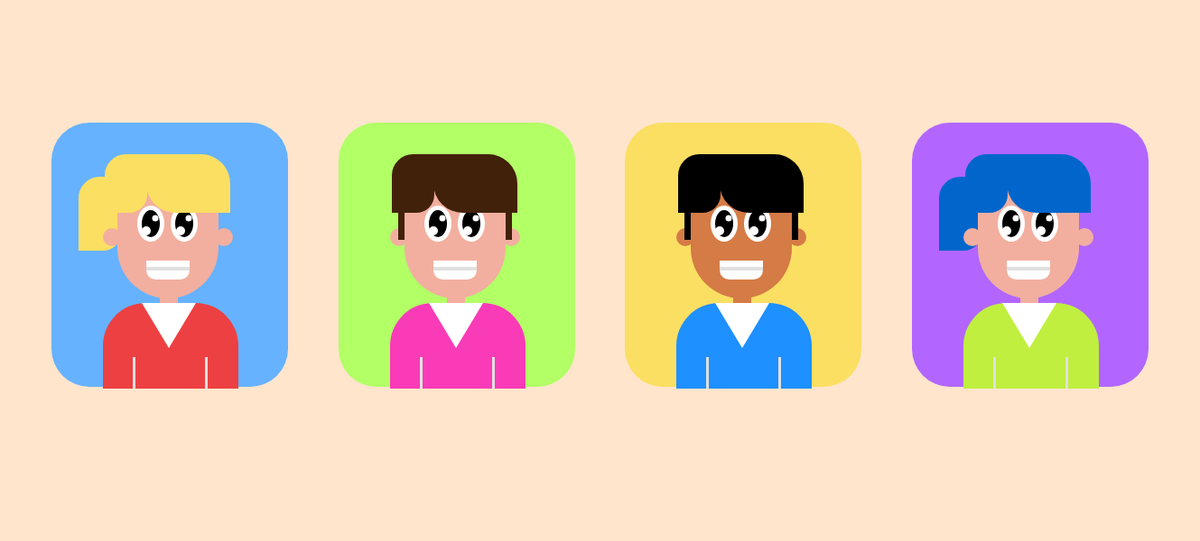
Frame 1 (no input)
Frame 60 (no input): identical to frame 1, image omitted
Frame 120 (the mouse pressed at the canvas centre since frame 60): identical to frame 1, image omitted

The p5.js sketch that drew this single still picture (run headless with seeded random() and noise() and a simulated clock; from frame 60 on, the mouse is pressed at the canvas centre):

// p5.js sketch
// ── sketch.js
let usuario1 = new Usuario(57, 136, 102, 178, 255, 242, 175, 159, 237, 64, 66, 251, 223, 98, true);
let usuario2 = new Usuario(375, 136, 178, 255, 102, 242, 175, 159, 249, 59, 183, 66, 33, 11, false);
let usuario3 = new Usuario(692, 136, 251, 223, 98, 213, 123, 70, 30, 144, 255, 0, 0, 0, false);
let usuario4 = new Usuario(1010, 136, 178, 102, 255, 242, 175, 159, 192, 239, 63, 0, 102, 204, true);

function setup() {
  createCanvas(1329, 600);
}

function draw() {
  background(255,229,204);
  usuario1.Pintar();
  usuario2.Pintar();
  usuario3.Pintar();
  usuario4.Pintar();
}
// ── Usuario.js
class Usuario {
    constructor(x, y, rFondo, gFondo, bFondo, rPiel, gPiel, bPiel, rRopa, gRopa, bRopa, rPelo, gPelo, bPelo, genero) {

        this.x = x;
        this.y = y;

        this.rFondo = rFondo;
        this.gFondo = gFondo;
        this.bFondo = bFondo;

        this.rPiel = rPiel;
        this.gPiel = gPiel;
        this.bPiel = bPiel;

        this.rRopa = rRopa;
        this.gRopa = gRopa;
        this.bRopa = bRopa;

        this.rPelo = rPelo;
        this.gPelo = gPelo;
        this.bPelo = bPelo;

        this.genero = genero;

    }

    Pintar() {

        noStroke();

        //Cuadrados del fondo
        fill(this.rFondo, this.gFondo, this.bFondo);
        rect(this.x, this.y, 262, 293, 42);

       
        //Mujer
        if (this.genero === true) { 
            fill(this.rPelo, this.gPelo, this.bPelo);
            rect(this.x + 30, this.y + 60, 47, 82, 44, 0, 20, 0); 
        }

        //Cuerpo
        fill(this.rPiel, this.gPiel, this.bPiel);
        ellipse(this.x + 67, this.y + 127, 20, 20); //Oreja izquierda
        ellipse(this.x + 191, this.y + 127, 20, 20); //Oreja derecha

    
        //Cara
        fill(this.rPiel, this.gPiel, this.bPiel);
        rect(this.x + 73, this.y + 47, 112, 148, 0, 0, 57, 57); //Cabeza

        fill(255);
        ellipse(this.x + 110, this.y + 112, 30,40); // Ojo izquierdo
        ellipse(this.x + 147, this.y + 112, 30,40); // Ojo derecho

        fill(0);
        ellipse(this.x + 110, this.y + 112, 20,30); // Ojo izquierdo
        ellipse(this.x + 147, this.y + 112, 20,30); // Ojo derecho

        fill(255);
        circle(this.x + 105, this.y + 120,10); 
        circle(this.x + 115, this.y + 106,7);

        circle(this.x + 143, this.y + 120,10);
        circle(this.x + 152, this.y + 106,7);

        fill(255);
        rect(this.x + 105, this.y + 153, 48, 21, 0, 0, 30, 30); //Boca

        fill(224,224,224);
        rect(this.x + 105, this.y + 160, 48, 4);



        //Cabello
        fill(this.rPelo, this.gPelo, this.bPelo);
        rect(this.x + 59, this.y + 35, 47, 65, 44, 0, 20, 0); //Capul
        rect(this.x + 105, this.y + 35, 93, 65, 0, 46, 0, 37); //Capul

        if (this.genero == false) {

        rect(this.x + 66, this.y + 100, 7, 30); //Patilla izquierda
        rect(this.x + 185, this.y + 100, 7, 30); //Patilla derecha

        }

        
        //Camiseta
        fill(this.rRopa, this.gRopa, this.bRopa);
        rect(this.x + 57, this.y + 200, 150, 95, 57, 57, 0, 0);

        //Cuello
        fill(this.rPiel, this.gPiel, this.bPiel);
        rect(this.x + 120, this.y + 187, 20, 35, 0, 0, 27, 27); 

        //Deco camisa
		fill(255);
		triangle(this.x + 130,this.y + 250 ,this.x + 100,this.y + 200,this.x + 160,this.y + 200);

        fill(224,224,224);
        rect (this.x +90, this.y + 260, 3,35);
        rect (this.x +170, this.y + 260, 3,35);











    }
}
